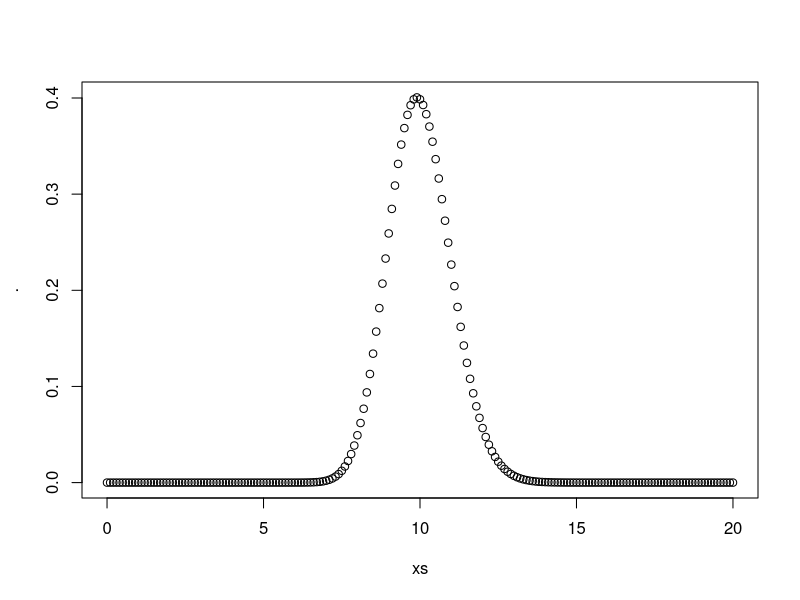
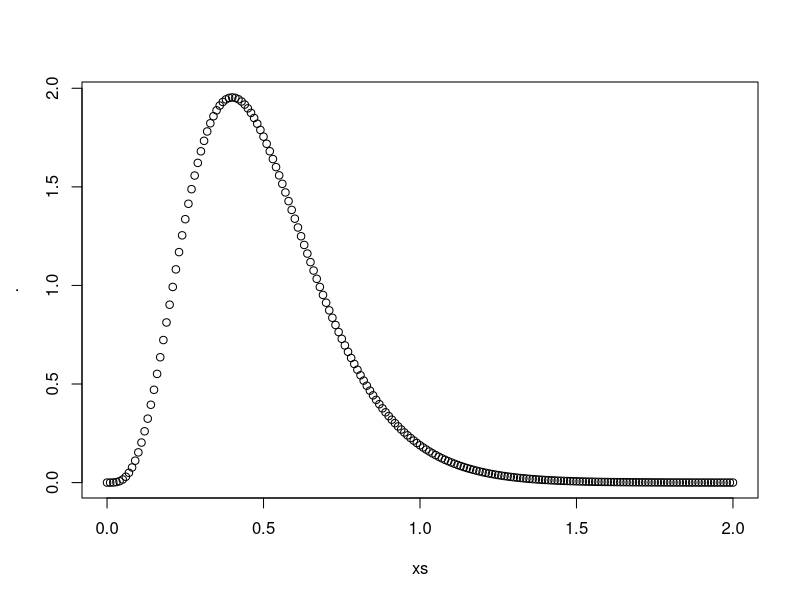

The R source for these figures, in order: (Note: this script raises an error after producing the figures.)
library(data.table)
library(magrittr)

# gain: gamma mean at 100*0.1=10
gainShape <- 100
gainScale <- 0.1
xs <- seq(0, 20, 0.1)
dgamma(xs, gainShape, scale=gainScale) %>% plot(x = xs)

# bias: gamma mean at 5*0.1=0.5
biasShape <- 5
biasScale <- 0.1
xs <- seq(0, 2, 0.01)
dgamma(xs, biasShape, scale=biasScale) %>% plot(x = xs)

biasVals <- seq(0, 2, 0.1)
gainVals <- seq(0, 20, 1)
grid <- expand.grid(biasVals, gainVals) %>% as.data.table()
setnames(grid, colnames(grid), c("bias", "gain"))

gammaCdf <- function(x, shape, scale) {
  pgamma(x, shape, scale = scale)
}

# use the cdf to the probability for each bin (represented by the leftmost value, e.g. 0 represents the 0-1 bin for gain)
biasDT <- data.table(val = biasVals)
biasDT[, cumulative_p := gammaCdf(val, biasShape, biasScale)]
biasDT[, p := shift(cumulative_p, type = "lead") - cumulative_p]
stopifnot(round(sum(biasDT$p, na.rm = TRUE), 3) == 1)

gainDT <- data.table(val = gainVals)
gainDT[, cumulative_p := gammaCdf(val, gainShape, gainScale)]
gainDT[, p := shift(cumulative_p, type = "lead") - cumulative_p]
stopifnot(round(sum(gainDT$p, na.rm = TRUE), 3) == 1)

# joint gamma probabilities of biases and gains
getJointP <- function(dt) {
  stopifnot(nrow(dt) ==  1)
  
  biasDT[val == dt$bias]$p * gainDT[val == dt$gain]$p
}
grid <- grid[, .(bias, gain, jointP = getJointP(.SD)), by = row.names(grid)]
stopifnot(round(sum(grid$jointP, na.rm = TRUE), 3) == 1)

# final normalization to make sure everything sums up to exactly 1
grid$jointP <- grid$jointP/sum(grid$jointP, na.rm = TRUE)
stopifnot(sum(grid$jointP, na.rm = TRUE) == 1)

# remove RHS endpoint of last bin
grid <- grid[!is.na(jointP)]

grid[, row.names := NULL]
fwrite(grid, file = sprintf("cache/bias-shape=%i-scale=%.2f_gain-shape=%i-scale=%.2f_grid.csv", biasShape, biasScale, gainShape, gainScale))